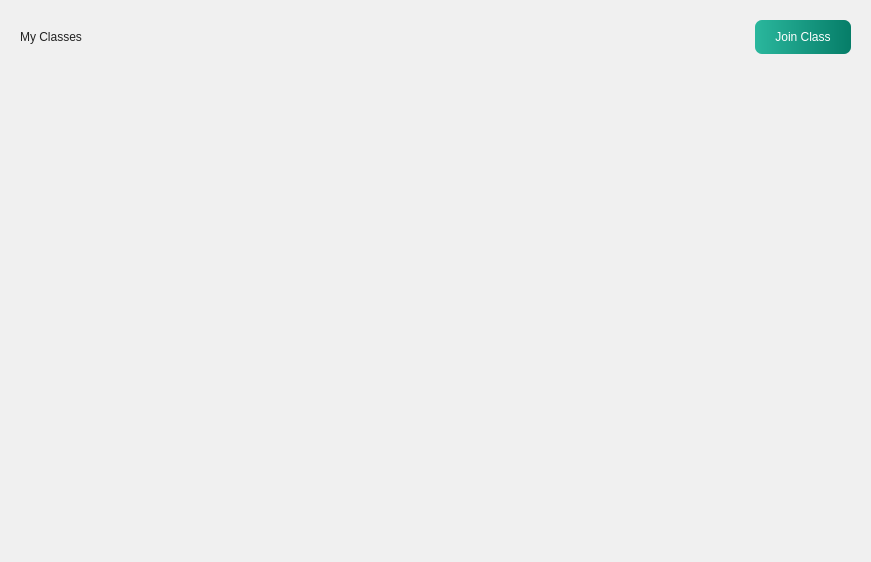
<?xml version="1.0" encoding="UTF-8"?>
<ui version="4.0">
 <class>MyClassesStudent</class>
 <widget class="QWidget" name="MyClassesStudent">
  <property name="geometry">
   <rect>
    <x>0</x>
    <y>0</y>
    <width>871</width>
    <height>562</height>
   </rect>
  </property>
  <property name="sizePolicy">
   <sizepolicy hsizetype="Fixed" vsizetype="Fixed">
    <horstretch>0</horstretch>
    <verstretch>0</verstretch>
   </sizepolicy>
  </property>
  <property name="windowTitle">
   <string>Form</string>
  </property>
  <property name="styleSheet">
   <string notr="true">background-color: rgb(240, 240, 240);</string>
  </property>
  <layout class="QVBoxLayout" name="verticalLayout">
   <item>
    <widget class="QWidget" name="widget" native="true">
     <property name="sizePolicy">
      <sizepolicy hsizetype="Preferred" vsizetype="Fixed">
       <horstretch>0</horstretch>
       <verstretch>0</verstretch>
      </sizepolicy>
     </property>
     <property name="styleSheet">
      <string notr="true">background-color: transparent;border:none</string>
     </property>
     <layout class="QHBoxLayout" name="horizontalLayout_2">
      <item>
       <widget class="QPushButton" name="refresh_classes">
        <property name="styleSheet">
         <string notr="true">color: rgb(34, 34, 34);
font: 600 18pt &quot;Segoe UI&quot;;</string>
        </property>
        <property name="text">
         <string>My Classes</string>
        </property>
       </widget>
      </item>
      <item>
       <spacer name="horizontalSpacer">
        <property name="orientation">
         <enum>Qt::Orientation::Horizontal</enum>
        </property>
        <property name="sizeHint" stdset="0">
         <size>
          <width>587</width>
          <height>20</height>
         </size>
        </property>
       </spacer>
      </item>
      <item>
       <widget class="QPushButton" name="btn_join_class">
        <property name="cursor">
         <cursorShape>PointingHandCursor</cursorShape>
        </property>
        <property name="styleSheet">
         <string notr="true">color: #fff;
background : qlineargradient(spread:pad, x1:0, y1:0, x2:1, y2:0, stop:0 rgb(42, 183, 157), stop:1 #067d68);;
border: none;
padding: 10px 20px;
font: 800 14px &quot;Segoe UI&quot;;
border-radius: 7px</string>
        </property>
        <property name="text">
         <string>Join Class</string>
        </property>
        <property name="icon">
         <iconset>
          <normaloff>../icons/join.png</normaloff>../icons/join.png</iconset>
        </property>
        <property name="iconSize">
         <size>
          <width>15</width>
          <height>15</height>
         </size>
        </property>
       </widget>
      </item>
     </layout>
    </widget>
   </item>
   <item>
    <widget class="QStackedWidget" name="classes_stacked">
     <property name="styleSheet">
      <string notr="true">background-color: transparent;border:none</string>
     </property>
     <property name="currentIndex">
      <number>1</number>
     </property>
     <widget class="QWidget" name="no_class">
      <layout class="QVBoxLayout" name="verticalLayout_5">
       <item>
        <widget class="QWidget" name="widget_2" native="true">
         <property name="styleSheet">
          <string notr="true">QLabel{
  
  font: 15pt &quot;Segoe UI&quot;;
  color: rgb(0, 0, 0);
}</string>
         </property>
         <layout class="QVBoxLayout" name="verticalLayout_4">
          <item>
           <widget class="QLabel" name="label_2">
            <property name="sizePolicy">
             <sizepolicy hsizetype="Preferred" vsizetype="Preferred">
              <horstretch>0</horstretch>
              <verstretch>0</verstretch>
             </sizepolicy>
            </property>
            <property name="text">
             <string>No Class Joined!</string>
            </property>
            <property name="alignment">
             <set>Qt::AlignmentFlag::AlignCenter</set>
            </property>
           </widget>
          </item>
         </layout>
        </widget>
       </item>
      </layout>
     </widget>
     <widget class="QWidget" name="all_class">
      <layout class="QVBoxLayout" name="verticalLayout_3">
       <property name="leftMargin">
        <number>0</number>
       </property>
       <property name="topMargin">
        <number>0</number>
       </property>
       <property name="rightMargin">
        <number>0</number>
       </property>
       <property name="bottomMargin">
        <number>0</number>
       </property>
       <item>
        <widget class="QScrollArea" name="class_list_container">
         <property name="widgetResizable">
          <bool>true</bool>
         </property>
         <property name="alignment">
          <set>Qt::AlignmentFlag::AlignLeading|Qt::AlignmentFlag::AlignLeft|Qt::AlignmentFlag::AlignTop</set>
         </property>
         <widget class="QWidget" name="scrollAreaWidgetContents_3">
          <property name="geometry">
           <rect>
            <x>0</x>
            <y>0</y>
            <width>853</width>
            <height>481</height>
           </rect>
          </property>
          <layout class="QVBoxLayout" name="classesLayout">
           <item>
            <spacer name="verticalSpacer">
             <property name="orientation">
              <enum>Qt::Orientation::Vertical</enum>
             </property>
             <property name="sizeHint" stdset="0">
              <size>
               <width>20</width>
               <height>40</height>
              </size>
             </property>
            </spacer>
           </item>
          </layout>
         </widget>
        </widget>
       </item>
      </layout>
     </widget>
    </widget>
   </item>
  </layout>
 </widget>
 <resources/>
 <connections/>
</ui>
